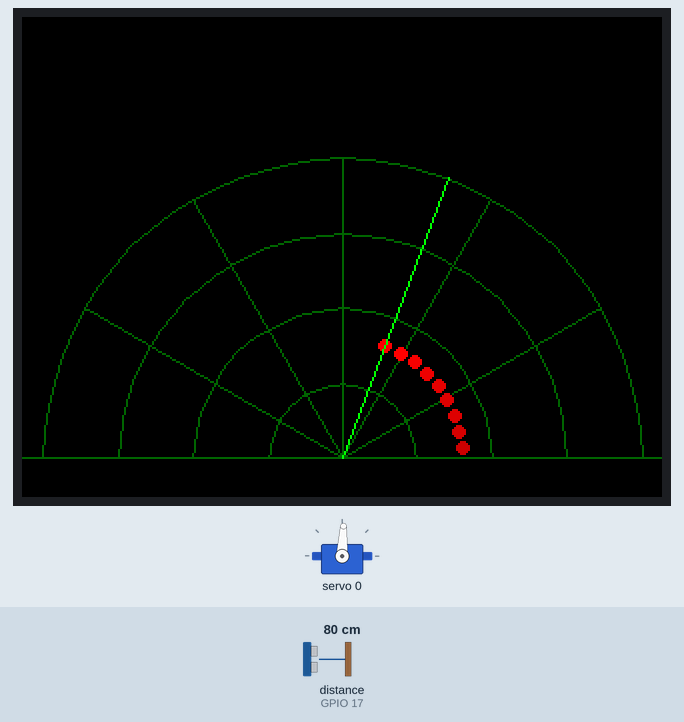
This sketch was run on a simulated ESP32. Shown: 320×240 colour display, servo. Wiring (inferred from the names in the program): ultrasonic range finder: trigger GPIO 4; echo GPIO 17. Inputs (shaded band) come from the test bench; at power-on: distance to the obstacle (sensor on GPIO 17) 80 cm. The echo pulse lasts 58.3 µs per cm.

Above: at 1.41 s.
1.7 s: distance to the obstacle (sensor on GPIO 17) set to 203 cm
At 2.15 s:
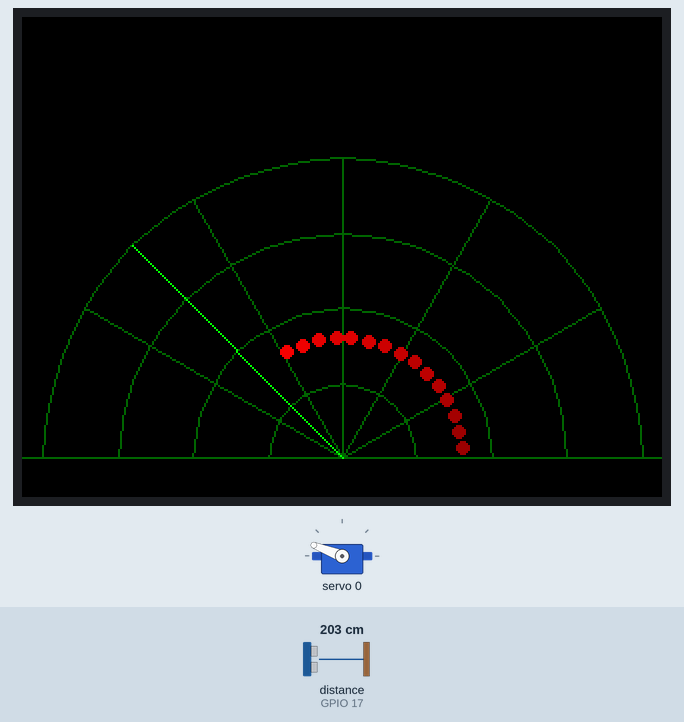
4.6 s: distance to the obstacle (sensor on GPIO 17) set to 2 cm
At 5.19 s:
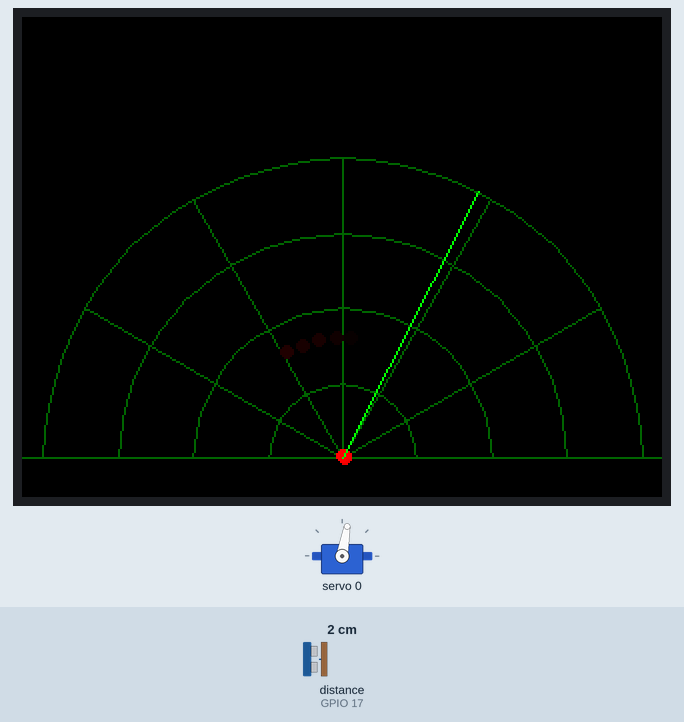
7.2 s: distance to the obstacle (sensor on GPIO 17) set to 250 cm
At 7.65 s:
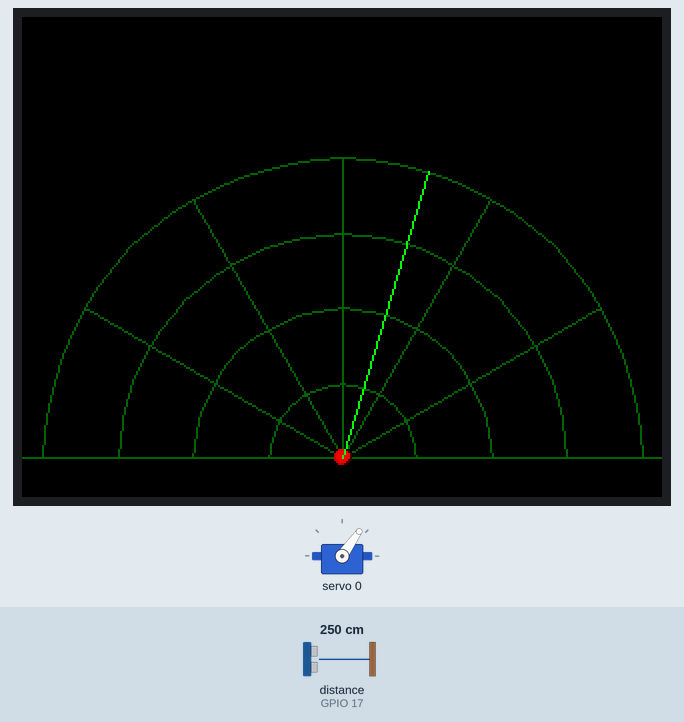
10.0 s: distance to the obstacle (sensor on GPIO 17) set to 4 cm
At 10.46 s:
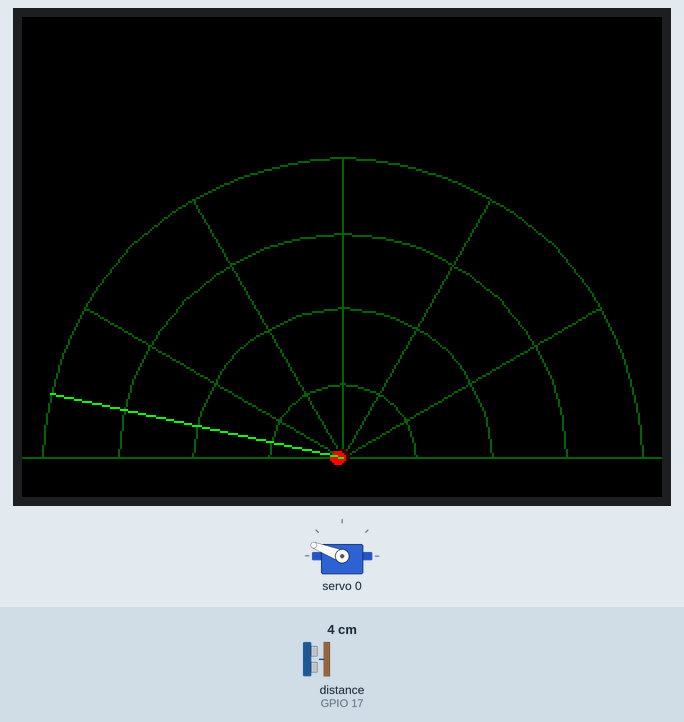
12.8 s: distance to the obstacle (sensor on GPIO 17) set to 299 cm
At 13.87 s:
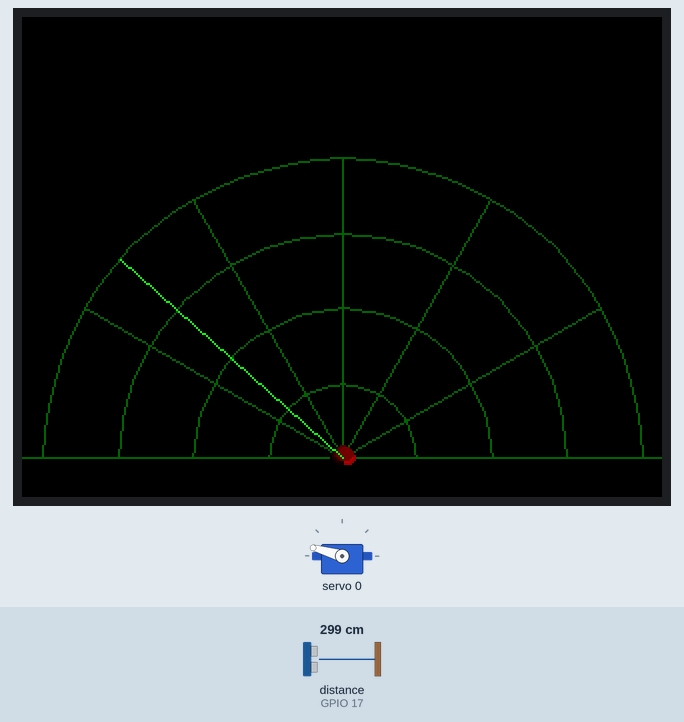
15.5 s: distance to the obstacle (sensor on GPIO 17) set to 9 cm
At 15.82 s:
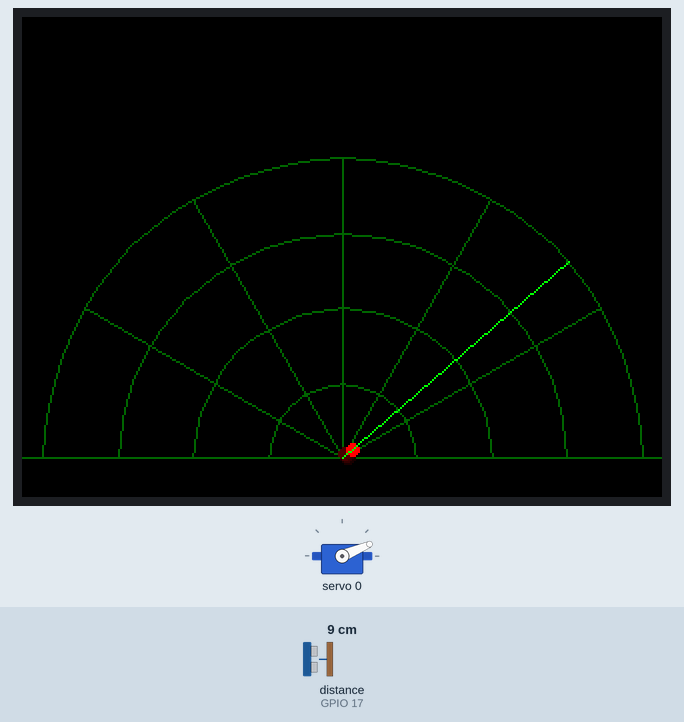
Timing chart, 0 to 20.9 s (numbered marks = the images above; inputs shaded):
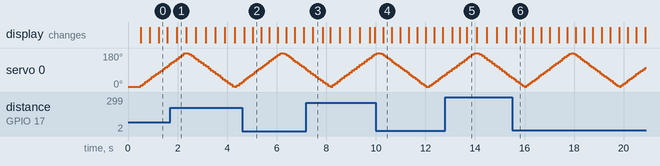

The sketch:

radar.ino
```cpp
// yellowquadbot/radar — ultrasonic ping-radar on an ELEGOO EL-EB-009
// (ESP32-2432S028R "Cheap Yellow Display", 320x240 ILI9341), servo-swept
// HC-SR04.
//
// Display comes from TFT_eSPI, configured at the LIBRARY level via
// User_Setup.h in this folder - that file must be copied over
// <Arduino libraries>/TFT_eSPI/User_Setup.h before this will compile
// correctly. See README.md.
//
// Classic "ping radar" layout: servo sweeps 0-180 degrees, pivot at the
// bottom-center of the screen, targets plotted in the top semicircle with
// distance from center = signal strength, and a fading trail of past hits.
// Landscape orientation (320 wide x 240 tall) gives the semicircle plenty
// of horizontal room.

#include <Arduino.h>
#include <math.h>
#include <Wire.h>
#include <SPI.h>
#include <TFT_eSPI.h>
#include <Adafruit_PWMServoDriver.h>

#include "pins.h"
#include "ultrasonic.h"
#include "servo_sweep.h"

TFT_eSPI tft = TFT_eSPI();

Adafruit_PWMServoDriver pwm = Adafruit_PWMServoDriver(PCA9685_I2C_ADDR, Wire);
ServoSweep servo(pwm, SERVO_CHANNEL, 5, 175, 90.0f); // degrees/sec sweep speed
Ultrasonic sonar(ULTRASONIC_TRIG, ULTRASONIC_ECHO, 200.0f); // 200cm max range

// ---- Radar display geometry (landscape 320x240) ----
constexpr int16_t SCREEN_W = 320;
constexpr int16_t SCREEN_H = 240;
constexpr int16_t CENTER_X = SCREEN_W / 2;
constexpr int16_t CENTER_Y = SCREEN_H - 20;  // pivot near bottom of screen
constexpr int16_t MAX_RADIUS = 150;          // fits within both screen edges
constexpr float MAX_RANGE_CM = 200.0f;

const uint16_t COLOR_BG = TFT_BLACK;
const uint16_t COLOR_GRID = 0x0320;   // dim green
const uint16_t COLOR_SWEEP = TFT_GREEN;

// Ring of recent hits, each fades out over FADE_FRAMES sweeps then is reused.
struct Blip {
  float angleDeg;
  float rangeCm;
  int8_t life; // frames remaining, 0 = empty slot
};
constexpr int MAX_BLIPS = 64;
constexpr int8_t FADE_FRAMES = 40;
Blip blips[MAX_BLIPS];
int nextBlipSlot = 0;

int16_t polarX(float angleDeg, float radiusPx) {
  return CENTER_X + (int16_t)(radiusPx * cosf(angleDeg * DEG_TO_RAD));
}
int16_t polarY(float angleDeg, float radiusPx) {
  return CENTER_Y - (int16_t)(radiusPx * sinf(angleDeg * DEG_TO_RAD));
}

void drawGrid() {
  tft.fillScreen(COLOR_BG);
  // Range rings.
  for (int i = 1; i <= 4; i++) {
    int16_t r = MAX_RADIUS * i / 4;
    int16_t prevX = polarX(0, r), prevY = polarY(0, r);
    for (int a = 5; a <= 180; a += 5) {
      int16_t x = polarX(a, r), y = polarY(a, r);
      tft.drawLine(prevX, prevY, x, y, COLOR_GRID);
      prevX = x;
      prevY = y;
    }
  }
  // Angle spokes every 30 degrees.
  for (int a = 0; a <= 180; a += 30) {
    tft.drawLine(CENTER_X, CENTER_Y, polarX(a, MAX_RADIUS), polarY(a, MAX_RADIUS), COLOR_GRID);
  }
  tft.drawLine(0, CENTER_Y, SCREEN_W, CENTER_Y, COLOR_GRID); // baseline
}

void addBlip(float angleDeg, float rangeCm) {
  blips[nextBlipSlot] = {angleDeg, rangeCm, FADE_FRAMES};
  nextBlipSlot = (nextBlipSlot + 1) % MAX_BLIPS;
}

void drawFrame(float sweepAngleDeg) {
  drawGrid();

  // Fading blips, dimmer the older they are.
  for (auto &b : blips) {
    if (b.life <= 0) continue;
    float radiusPx = (b.rangeCm / MAX_RANGE_CM) * MAX_RADIUS;
    if (radiusPx > MAX_RADIUS) radiusPx = MAX_RADIUS;
    int16_t x = polarX(b.angleDeg, radiusPx);
    int16_t y = polarY(b.angleDeg, radiusPx);
    uint8_t brightness = (uint16_t)b.life * 255 / FADE_FRAMES;
    tft.fillCircle(x, y, 3, tft.color565(brightness, 0, 0));
    b.life--;
  }

  // Sweep line (drawn last so it's on top).
  tft.drawLine(CENTER_X, CENTER_Y, polarX(sweepAngleDeg, MAX_RADIUS),
               polarY(sweepAngleDeg, MAX_RADIUS), COLOR_SWEEP);
}

// Cheap insurance against a pin accidentally getting set to -1 in a future
// edit of pins.h - passing -1 to pinMode()/Wire.begin() doesn't fail
// cleanly, it corrupts GPIO/bus state and crashes with an opaque Guru
// Meditation StoreProhibited panic. Catch it here instead, before
// anything touches hardware.
void haltIfPinsUnset() {
  struct NamedPin { const char *name; int pin; };
  const NamedPin required[] = {
      {"I2C_SDA_PIN", I2C_SDA_PIN}, {"I2C_SCL_PIN", I2C_SCL_PIN},
      {"ULTRASONIC_TRIG", ULTRASONIC_TRIG},
      {"ULTRASONIC_ECHO", ULTRASONIC_ECHO},
  };

  bool missing = false;
  for (auto &p : required) {
    if (p.pin < 0) {
      Serial.printf("pins.h: %s is -1/unset\n", p.name);
      missing = true;
    }
  }
  if (!missing) return;

  Serial.println("Halting before touching any hardware - fix the pins "
                  "above in pins.h and re-flash.");
  while (true) delay(1000);
}

void setup() {
  Serial.begin(115200);
  delay(200);

  haltIfPinsUnset();

  tft.init();
  tft.setRotation(1); // landscape, USB connector on the left
  tft.fillScreen(COLOR_BG);

  Wire.begin(I2C_SDA_PIN, I2C_SCL_PIN);
  pwm.begin();
  pwm.setPWMFreq(50); // standard hobby servo rate

  servo.begin();
  sonar.begin();
}

void loop() {
  float angle = servo.update();

  // Let the servo settle a touch before pinging, otherwise readings taken
  // mid-slew read as noisy/inconsistent angles.
  static uint32_t lastPingMs = 0;
  uint32_t now = millis();
  if (now - lastPingMs >= 60) { // ~16 pings/sec, matches servo sweep cadence
    lastPingMs = now;
    float cm = sonar.readCm();
    if (cm > 0) addBlip(angle, cm);
  }

  drawFrame(angle);
}
```

servo_sweep.h
```cpp
#pragma once
#include <Arduino.h>
#include <Adafruit_PWMServoDriver.h>

// Drives a standard hobby servo through a PCA9685 I2C PWM driver and
// sweeps it back and forth between two angles, like a classic ping-radar
// head. Pass in an already-begin()'d Adafruit_PWMServoDriver.
class ServoSweep {
public:
  ServoSweep(Adafruit_PWMServoDriver &pwm, uint8_t channel, int minDeg = 15,
             int maxDeg = 165, float degPerSec = 60.0f)
      : pwm_(pwm), channel_(channel), minDeg_(minDeg), maxDeg_(maxDeg),
        degPerSec_(degPerSec), angle_(minDeg), direction_(1) {}

  void begin() { writeAngle(angle_); }

  // Call every loop iteration; advances the sweep angle based on elapsed
  // time and returns the current commanded angle in degrees.
  float update() {
    uint32_t now = micros();
    if (lastUpdateUs_ == 0) lastUpdateUs_ = now;
    float dtSec = (now - lastUpdateUs_) / 1000000.0f;
    lastUpdateUs_ = now;

    angle_ += direction_ * degPerSec_ * dtSec;
    if (angle_ >= maxDeg_) {
      angle_ = maxDeg_;
      direction_ = -1;
    } else if (angle_ <= minDeg_) {
      angle_ = minDeg_;
      direction_ = 1;
    }

    writeAngle(angle_);
    return angle_;
  }

  float currentAngle() const { return angle_; }

private:
  void writeAngle(float deg) {
    deg = constrain(deg, 0.0f, 180.0f);
    // Standard hobby servo: 500-2500us pulse. The PCA9685 counts run
    // 0-4095 over a 20ms (50Hz) period, so convert pulse width to ticks.
    uint32_t pulseUs = 500 + (uint32_t)((deg / 180.0f) * 2000.0f);
    uint16_t ticks = (uint16_t)((pulseUs * 4096UL) / 20000UL);
    pwm_.setPWM(channel_, 0, ticks);
  }

  Adafruit_PWMServoDriver &pwm_;
  uint8_t channel_;
  int minDeg_, maxDeg_;
  float degPerSec_;
  float angle_;
  int direction_;
  uint32_t lastUpdateUs_ = 0;
};
```

ultrasonic.h
```cpp
#pragma once
#include <Arduino.h>

// HC-SR04-style ultrasonic sensor: trigger a 10us pulse, measure the echo
// pulse width, convert to distance using the speed of sound.
class Ultrasonic {
public:
  Ultrasonic(int trigPin, int echoPin, float maxRangeCm = 400.0f)
      : trig_(trigPin), echo_(echoPin), maxRangeCm_(maxRangeCm) {}

  void begin() {
    pinMode(trig_, OUTPUT);
    pinMode(echo_, INPUT);
    digitalWrite(trig_, LOW);
  }

  // Returns distance in cm, or -1 if no echo was received (out of range /
  // no reflective surface) within the timeout window.
  float readCm() {
    digitalWrite(trig_, LOW);
    delayMicroseconds(2);
    digitalWrite(trig_, HIGH);
    delayMicroseconds(10);
    digitalWrite(trig_, LOW);

    // Timeout sized for maxRangeCm plus margin: sound round-trip is
    // ~58us/cm, add slack for sensors that read a bit long.
    uint32_t timeoutUs = (uint32_t)(maxRangeCm_ * 60.0f) + 2000;
    uint32_t durationUs = pulseIn(echo_, HIGH, timeoutUs);
    if (durationUs == 0) return -1.0f;

    float cm = durationUs / 58.0f;
    if (cm > maxRangeCm_) return -1.0f;
    return cm;
  }

private:
  int trig_, echo_;
  float maxRangeCm_;
};
```

pins.h
```cpp
#pragma once

// Board: ELEGOO EL-EB-009 (ESP32-2432S028R, aka "Cheap Yellow Display"/CYD)
// Display/touch pins are NOT here - TFT_eSPI is configured at the library
// level via a User_Setup.h you copy into the TFT_eSPI library folder, not
// per-sketch. See User_Setup.h in this folder and the README for the copy
// step. This file only covers what's specific to the radar app.
//
// Verified against community reference pinout for this exact board
// (github.com/witnessmenow/ESP32-Cheap-Yellow-Display/blob/main/PINS.md):
// only IO22 and IO27 are genuinely free GPIO (on the CN1 connector) -
// everything else is claimed by the display, touch, SD card, speaker, or
// RGB LED. That's not enough for both an I2C bus (2 pins) and a 2-pin
// ultrasonic sensor, so this reclaims the onboard RGB LED's pins for the
// ultrasonic sensor, per that repo's own suggestion for exactly this
// situation ("if your project requires additional pins... RGB LED might
// be a good candidate to sacrifice").

// ============================================================================
// Servo (via PCA9685) - uses the board's only free GPIO pair (CN1 connector).
// ============================================================================
#define I2C_SDA_PIN       22
#define I2C_SCL_PIN       27
#define PCA9685_I2C_ADDR  0x40   // default PCA9685 address (all A0-A5 jumpers open)
#define SERVO_CHANNEL     0      // PCA9685 output channel the servo is wired to

// ============================================================================
// Ultrasonic sensor - reclaims 2 of the 3 onboard RGB LED pins (Red=IO4,
// Blue=IO17; Green=IO16 left alone, still usable for a status LED if you
// want one). The RGB LED is fully disconnected from anything useful once
// you do this - desolder it or just ignore it.
// ============================================================================
#define ULTRASONIC_TRIG   4
#define ULTRASONIC_ECHO   17   // see docs/wiring.md re: 5V echo signal - needs a voltage divider
```

Measured:
- after the input at 1.7 s, the display: changes after 0.26 s (image 1)
- after the input at 4.6 s, the display: first differs from a run without the input after 0.43 s (image 2)
- after the input at 7.2 s, the display: changes after 0.25 s (image 3)
- after the input at 10.0 s, the display: changes after 0.30 s (image 4)
- after the input at 12.8 s, the display: first changes after 0.28 s (image 5 shows a later state)
- after the input at 15.5 s, the display: changes after 0.15 s (image 6)
